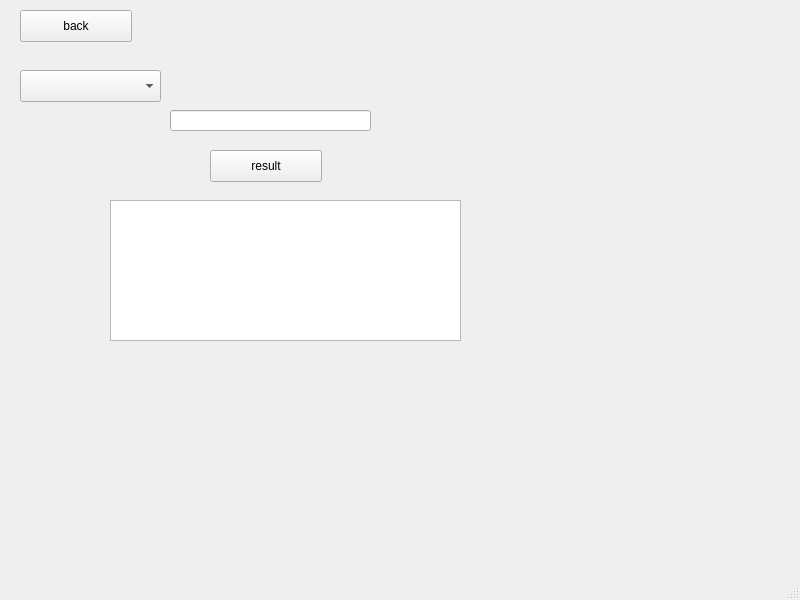
<?xml version="1.0" encoding="UTF-8"?>
<ui version="4.0">
 <class>PolynomOneWindow</class>
 <widget class="QMainWindow" name="PolynomOneWindow">
  <property name="geometry">
   <rect>
    <x>0</x>
    <y>0</y>
    <width>800</width>
    <height>600</height>
   </rect>
  </property>
  <property name="windowTitle">
   <string>MainWindow</string>
  </property>
  <widget class="QWidget" name="centralwidget">
   <widget class="QPushButton" name="back">
    <property name="geometry">
     <rect>
      <x>20</x>
      <y>10</y>
      <width>112</width>
      <height>32</height>
     </rect>
    </property>
    <property name="text">
     <string>back</string>
    </property>
   </widget>
   <widget class="QTextEdit" name="result_out">
    <property name="geometry">
     <rect>
      <x>110</x>
      <y>200</y>
      <width>351</width>
      <height>141</height>
     </rect>
    </property>
    <property name="readOnly">
     <bool>true</bool>
    </property>
   </widget>
   <widget class="QPushButton" name="result">
    <property name="geometry">
     <rect>
      <x>210</x>
      <y>150</y>
      <width>112</width>
      <height>32</height>
     </rect>
    </property>
    <property name="text">
     <string>result</string>
    </property>
   </widget>
   <widget class="QLineEdit" name="polynom">
    <property name="geometry">
     <rect>
      <x>170</x>
      <y>110</y>
      <width>201</width>
      <height>21</height>
     </rect>
    </property>
    <property name="maxLength">
     <number>999999999</number>
    </property>
   </widget>
   <widget class="QComboBox" name="comboBox">
    <property name="geometry">
     <rect>
      <x>20</x>
      <y>70</y>
      <width>141</width>
      <height>32</height>
     </rect>
    </property>
   </widget>
   <widget class="QLabel" name="warning">
    <property name="geometry">
     <rect>
      <x>160</x>
      <y>40</y>
      <width>221</width>
      <height>20</height>
     </rect>
    </property>
    <property name="text">
     <string/>
    </property>
   </widget>
  </widget>
  <widget class="QMenuBar" name="menubar">
   <property name="geometry">
    <rect>
     <x>0</x>
     <y>0</y>
     <width>800</width>
     <height>22</height>
    </rect>
   </property>
  </widget>
  <widget class="QStatusBar" name="statusbar"/>
 </widget>
 <resources/>
 <connections/>
</ui>
